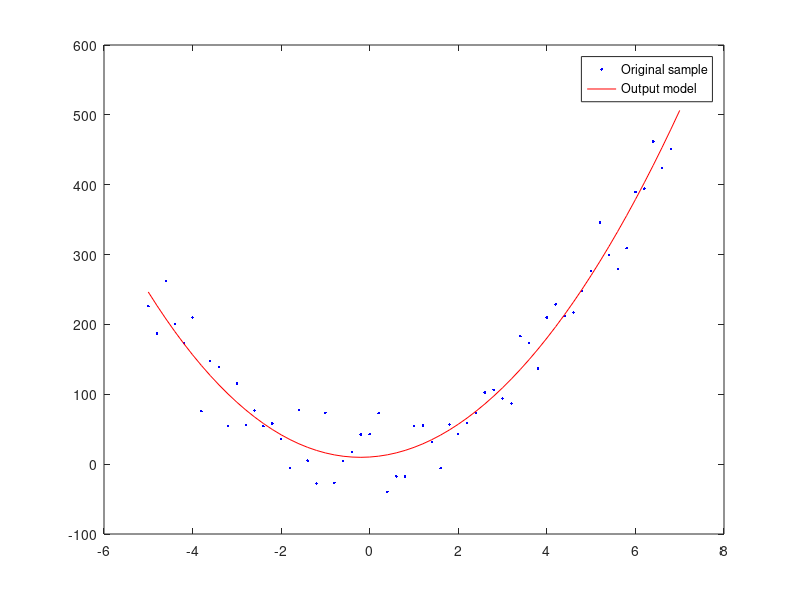

This chart was generated by the following MATLAB code:
function lw3()
    clear all;

    degree = 4;

    t0Array = csvread('t.csv');
    y0Array = csvread('y.csv');
    
%     y0Array2 = makeError(y0Array, t0Array);
    y1Array = OLSWithDegree(y0Array, t0Array, degree);
    
    delta = calculateDelta(y0Array, y1Array);
    fprintf('Delta = %3.2f', delta);
    
    plot(t0Array, y0Array, '.b', t0Array, y1Array, 'r');
    legend({
        'Original sample';
        'Output model';
    });
end

% ошибка, которую просил внести Власов
function y0Array2 = makeError(yArray, tArray)
    lenYArray = length(yArray);
    y0Array2 = yArray; 
    
    for i = 1:lenYArray
        if tArray(i) >= -2 & tArray(i) <= 2 
            y0Array2(i) = 400;
        end
    end
end 
function Y = OLSWithDegree(yArray, tArray, degree)
    psiMatrix = makePsiMatrixDegree(tArray, degree);
    
    thetaArray = (psiMatrix' * psiMatrix) \ (psiMatrix' * yArray'); 
    disp(thetaArray);
    
    lenYArray     = length(yArray);
    lenThetaArray = length(thetaArray);
    Y             = zeros(1, lenYArray);
    
    for i = 1:lenYArray
        Y(i) = thetaArray(1);
        for j = 2:lenThetaArray
            power = j - 1;
           
            Y(i)  = Y(i) + thetaArray(j) * tArray(i)^power;
        end
    end
end

function Psi = makePsiMatrixDegree(tArray, degree)
    n    = length(tArray);
    nCol = degree + 1;
    Psi  = zeros(n, nCol);
    for i = 1:n
        Psi(i, 1) = 1;
        for j = 2:nCol
            power = j - 1;
            Psi(i, j) = tArray(i)^power;
        end
    end
end

function X = calculateDelta(yArray, yNewArray)
    n   = length(yArray);
    sum = 0;
    for i = 1:n
        sum = sum + power((yArray(i) - yNewArray(i)), 2);
    end
    X = sqrt(sum);
end